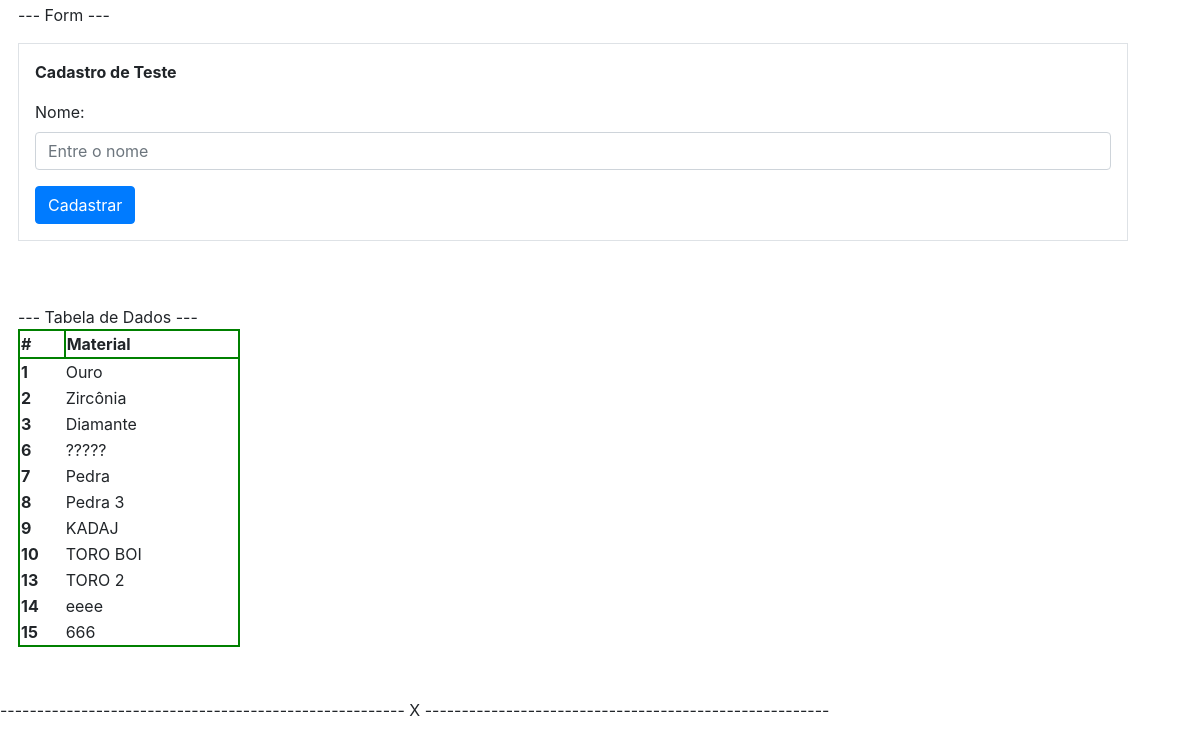
The page /teste_bd.php on the database as committed earlier.
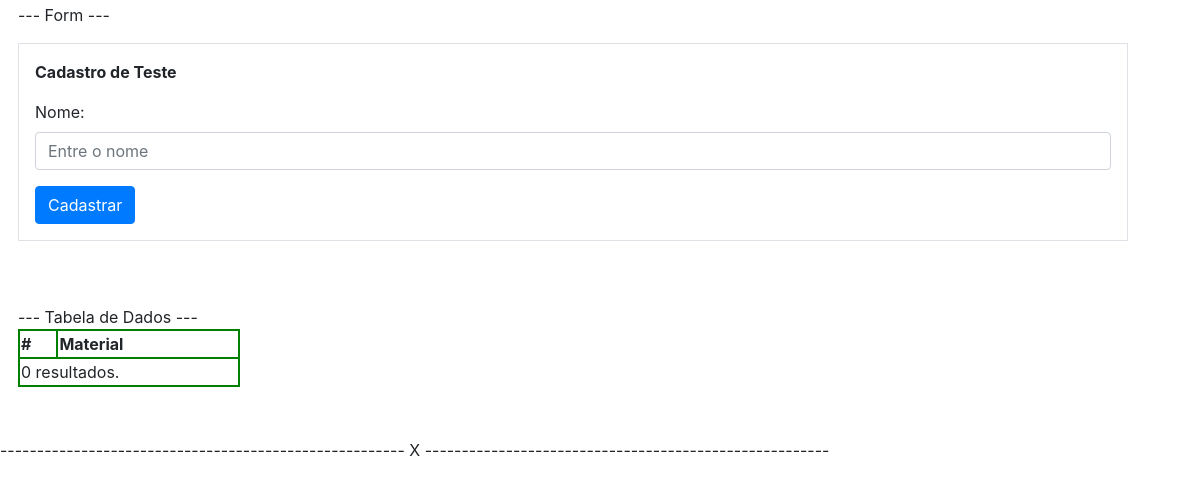
The same page on the database as committed later.
### tables this page shows
CREATE TABLE `material` (
  `id_material` int(11) NOT NULL AUTO_INCREMENT,
  `nm_material` varchar(45) NOT NULL,
  `ativo` bit(1) NOT NULL DEFAULT b'1',
  PRIMARY KEY (`id_material`)
);

### teste_bd.php (the view, shortened to what this page needs)
<?php
include "connection.php";
?>
<!DOCTYPE html>
<html lang="pt-br">
<head>
  <link rel="stylesheet" href="https://maxcdn.bootstrapcdn.com/bootstrap/4.5.2/css/bootstrap.min.css">
  <link rel="stylesheet" href="https://use.fontawesome.com/releases/v5.7.0/css/all.css">
</head>
<body>
<div class="container" style="margin:3px">
<?php
echo "--- Form ---<br>";
?>
<div class="container p-3 my-3 border">
  <p><b>Cadastro de Teste</b></p>
  <form action="teste_bd.php" method="POST" class="needs-validation">
	<div class="row">
		<div class="col">
		  <div class="form-group">
			<label for="nome">Nome:</label>
			<input type="text" class="form-control" id="nome" placeholder="Entre o nome" name="nome">
		  </div>
		</div>
	</div>
	<button type="submit" class="btn btn-primary">Cadastrar</button>
  </form>
</div>
<br><br>--- Tabela de Dados ---<br>
<table style="border: 2px solid green; width: 20%;">
  <thead style="border: 2px solid green;">
	<tr>
	  <th style="border: 2px solid green;">#</th>
	  <th>Material</th>
	</tr>
  </thead>
  <tbody>
<?php
$sql = " SELECT id_material , nm_material, ativo FROM material ";
$result = mysqli_query($conn, $sql);
if (mysqli_num_rows($result) > 0) {
	while($row = mysqli_fetch_assoc($result)) {
		echo '<tr>'
			. '<th>' . $row["id_material"] . '</th>'
			. '<td>' . $row["nm_material"] . '</td>'
			. '</tr>';
	}
} else {
  echo '<tr><td colspan="100%"> 0 resultados. </td></tr>';
}
?>
		  </tbody>
		</table>
    </div>
<br><br>------------------------------------------------------- X -------------------------------------------------------
<br><br>
</body>
</html>

Rows that differ between the two databases and show on the page:
removed material: id_material "1", nm_material "Ouro"
removed material: id_material "2", nm_material "Zircônia"
removed material: id_material "3", nm_material "Diamante"
removed material: id_material "6", nm_material "?????"
removed material: id_material "7", nm_material "Pedra"
removed material: id_material "8", nm_material "Pedra 3"
removed material: id_material "9", nm_material "KADAJ"
removed material: id_material "10", nm_material "TORO BOI"
removed material: id_material "13", nm_material "TORO 2"
removed material: id_material "14", nm_material "eeee"
removed material: id_material "15", nm_material "666"
Other text that changed with them:
text now shown: "0 resultados."
